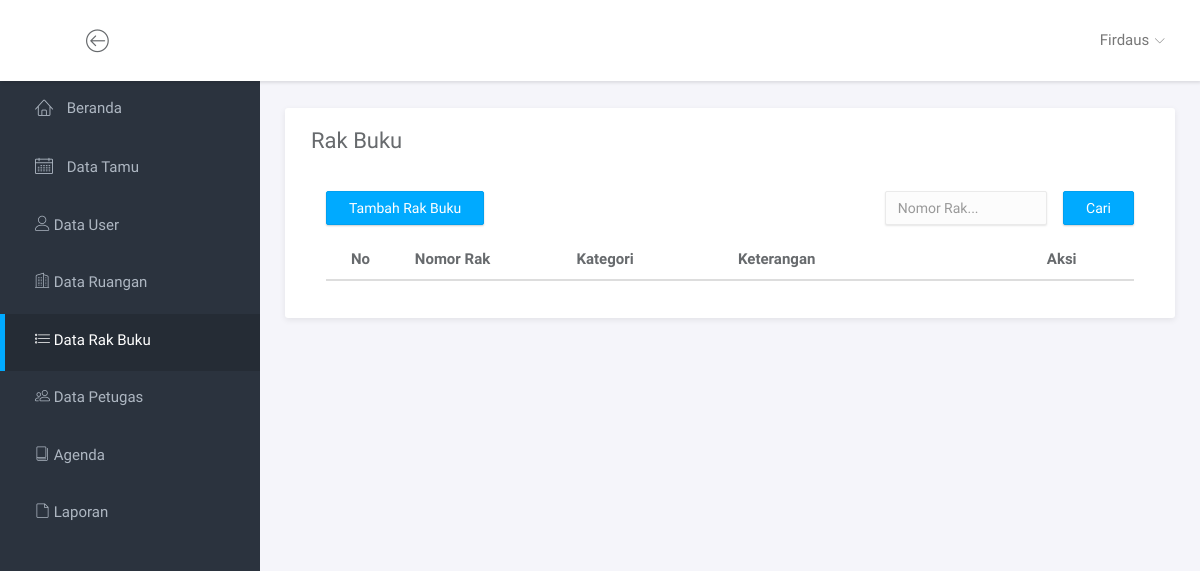
/index.php?page=data_rak_buku (signed in), run on an earlier commit of the app's database.
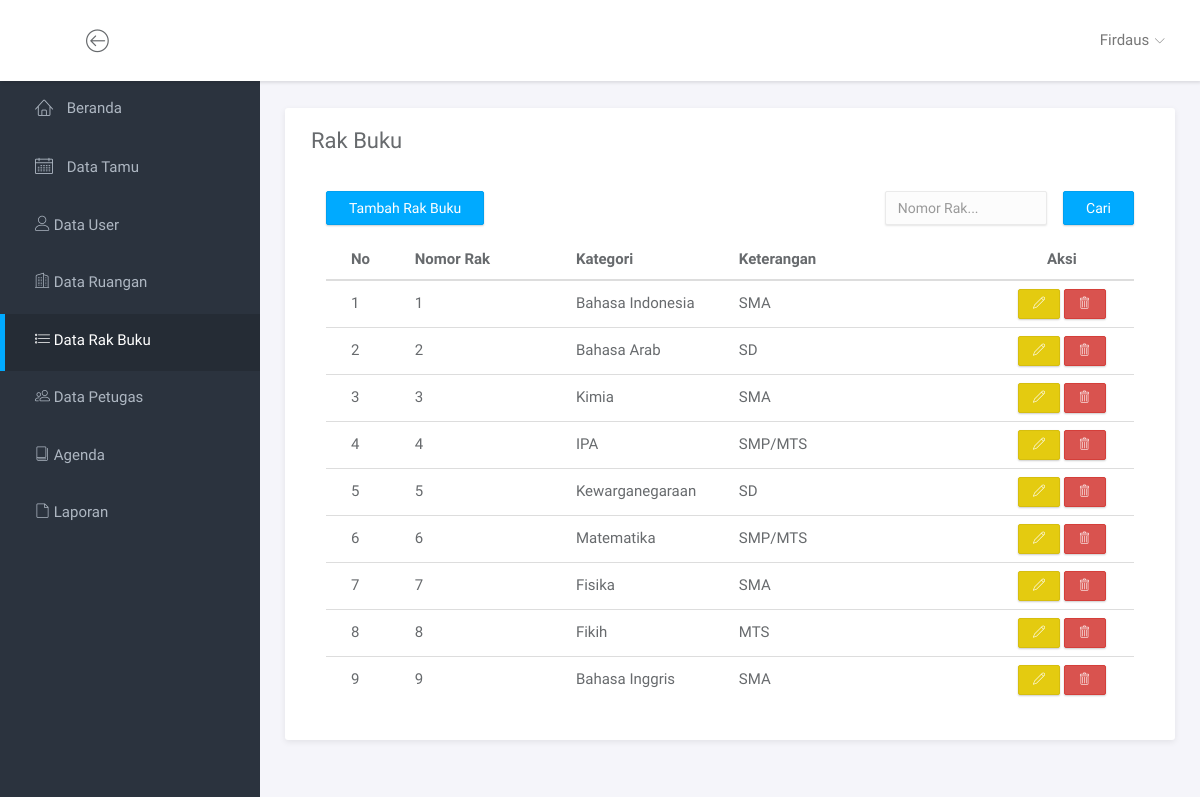
And on a later commit of the database.
### tables this page shows
CREATE TABLE `tabel_rak_buku` (
    id_rak_buku INT NOT NULL AUTO_INCREMENT,
    nomor_rak VARCHAR(255) NOT NULL,
    kategori_rak VARCHAR(255) NOT NULL,
    keterangan VARCHAR(255) NOT NULL,
    PRIMARY KEY (id_rak_buku)
);

### halaman_tampil_data/halaman_data_rak_buku.php (the view, shortened to what this page needs)
<div class="main">
    <div class="main-content">
        <div class="container-fluid">
            <div class="panel panel-headline">
                <div class="panel-heading">
                    <h3 class="panel-title">Rak Buku</h3>
                </div>
                <div class="panel-body">
                    <div class="col-md-8">
                        <a href="index.php?page=tambah_rak_buku" class="btn btn-primary">Tambah Rak Buku</a>
                    </div>
                    <div class="col-md-4">
                        <form action="" method="POST" style="display: flex; justify-content: end;">
                            <input type="text" name="keyword" placeholder="Nomor Rak..." class="form-control" value="<?= isset($_POST['keyword']) ? $_POST['keyword'] : ""; ?>" style="margin-right: 16px;">
                            <button type="submit" name="submit" class="btn btn-primary">Cari</button>
                        </form>
                    </div>
                    <div class="col-md-12" style="margin-top: 16px;">
                        <table class="table table-hover">
                            <thead>
                                <tr>
                                    <th class="col-md-1">No</th>
                                    <th class="col-md-2">Nomor Rak</th>
                                    <th class="col-md-2">Kategori</th>
                                    <th class="col-md-3">Keterangan</th>
                                    <th class="col-md-2 text-center">Aksi</th>
                                </tr>
                            </thead>
                            <tbody>
                                <?php
                                require_once "database/koneksi.php";
                                $keyword = isset($_POST['keyword']) ? $_POST['keyword'] : "";
                                $batas = 50;
                                $halaman = isset($_GET['halaman']) ? (int)$_GET['halaman'] : 1;
                                $halaman_awal = ($halaman > 1) ? ($halaman * $batas) - $batas : 0;
                                $data_rak_buku = $mysqli->query("SELECT * FROM tabel_rak_buku WHERE nomor_rak LIKE '%$keyword%' ORDER BY nomor_rak LIMIT $halaman_awal, $batas");
                                $no = 1;
                                ?>
                                <?php while ($row = $data_rak_buku->fetch_assoc()) : ?>
                                    <tr>
                                        <td style="vertical-align: middle;"><?= $no++; ?></td>
                                        <td style="vertical-align: middle;"><?= $row['nomor_rak']; ?></td>
                                        <td style="vertical-align: middle;"><?= $row['kategori_rak']; ?></td>
                                        <td style="vertical-align: middle;"><?= $row['keterangan']; ?></td>
                                        <td class="text-center">
                                            <a href="index.php?page=edit_rak_buku&id_rak_buku=<?= $row['id_rak_buku']; ?>" class="btn btn-warning btn-xs"><span class="lnr lnr-pencil"></span></a>
                                            <a href="index.php?page=delete_rak_buku&id_rak_buku=<?= $row['id_rak_buku']; ?>" class="btn btn-danger btn-xs" onclick="return confirm('Yakin ingin menghapus data ini?')"><span class="lnr lnr-trash"></span></a>
                                        </td>
                                    </tr>
                                <?php endwhile; ?>
                            </tbody>
                        </table>
                    </div>
                    <div class="col-md-12" style="display: flex; justify-content: end;">
                    </div>
                </div>
            </div>
        </div>
    </div>
</div>

What changed in the data, as far as the page shows it:
added tabel_rak_buku: nomor_rak "1", kategori_rak "Bahasa Indonesia", keterangan "SMA"
added tabel_rak_buku: nomor_rak "2", kategori_rak "Bahasa Arab", keterangan "SD"
added tabel_rak_buku: nomor_rak "3", kategori_rak "Kimia", keterangan "SMA"
added tabel_rak_buku: nomor_rak "4", kategori_rak "IPA", keterangan "SMP/MTS"
added tabel_rak_buku: nomor_rak "5", kategori_rak "Kewarganegaraan", keterangan "SD"
added tabel_rak_buku: nomor_rak "6", kategori_rak "Matematika", keterangan "SMP/MTS"
added tabel_rak_buku: nomor_rak "7", kategori_rak "Fisika", keterangan "SMA"
added tabel_rak_buku: nomor_rak "8", kategori_rak "Fikih", keterangan "MTS"
added tabel_rak_buku: nomor_rak "9", kategori_rak "Bahasa Inggris", keterangan "SMA"
